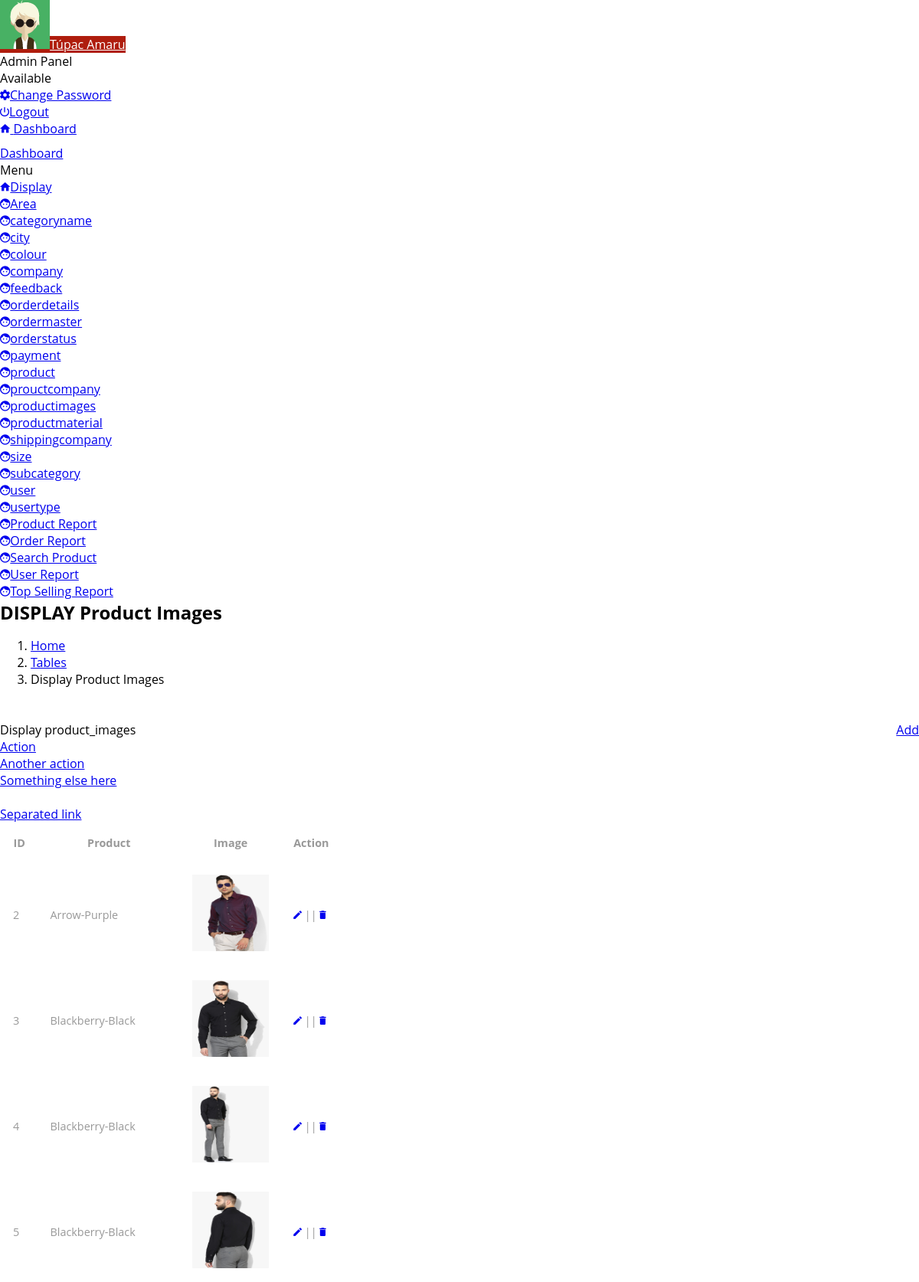
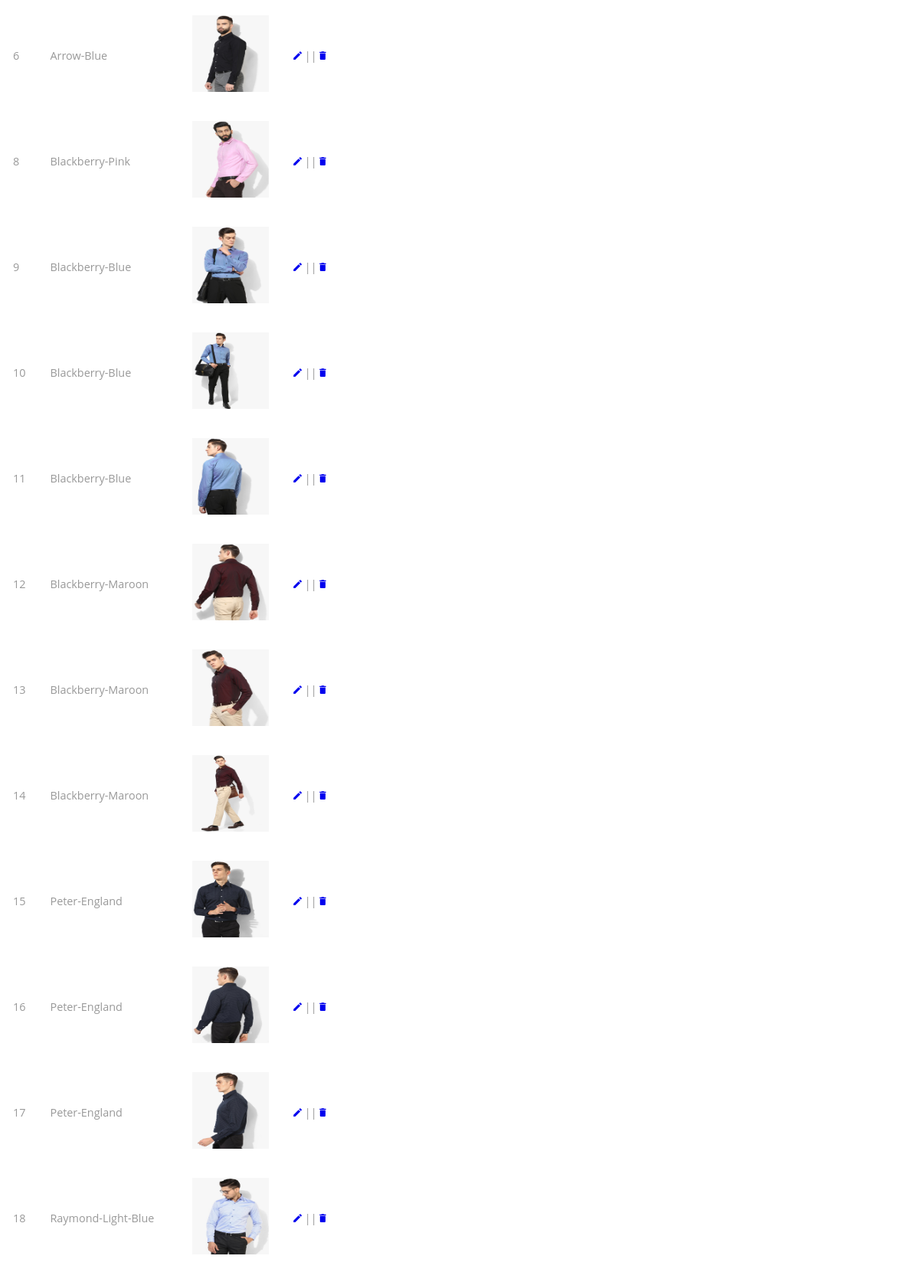
Page /admin/display-productimages.php (upper part) on the committed database (2 pictures, top to bottom).
### tables this page shows
CREATE TABLE IF NOT EXISTS `tbl_product_images` (
  `Pro_imageid` int(11) NOT NULL,
  `Pro_id` int(11) NOT NULL,
  `Image_url` varchar(100) NOT NULL,
  `is_active` int(11) NOT NULL DEFAULT '1',
  `is_delete` int(11) NOT NULL DEFAULT '0',
  `insert_datatime` timestamp NOT NULL DEFAULT CURRENT_TIMESTAMP
);

CREATE TABLE IF NOT EXISTS `tbl_product` (
  `Product_id` int(11) NOT NULL,
  `Product_name` varchar(20) NOT NULL,
  `Details` varchar(40) NOT NULL,
  `Price` int(11) NOT NULL,
  `Qty` int(11) NOT NULL,
  `Sub_cat_id` int(11) NOT NULL,
  `Size_id` int(11) NOT NULL,
  `Color_id` int(11) NOT NULL,
  `Mat_code_id` int(11) NOT NULL,
  `is_active` int(11) NOT NULL DEFAULT '1',
  `is_delete` int(11) NOT NULL DEFAULT '0',
  `insert_datatime` timestamp NOT NULL DEFAULT CURRENT_TIMESTAMP
);

### admin/display-productimages.php (the view, shortened to what this page needs)
<!DOCTYPE html>
<html lang="en">
<head>
    <link rel="stylesheet" type="text/css" href="assets/lib/perfect-scrollbar/css/perfect-scrollbar.min.css"/>
    <link rel="stylesheet" type="text/css" href="assets/lib/material-design-icons/css/material-design-iconic-font.min.css"/>
    <link rel="stylesheet" type="text/css" href="assets/lib/datetimepicker/css/bootstrap-datetimepicker.min.css"/>
    <link rel="stylesheet" type="text/css" href="assets/lib/daterangepicker/css/daterangepicker.css"/>
    <link rel="stylesheet" type="text/css" href="assets/lib/select2/css/select2.min.css"/>
    <link rel="stylesheet" type="text/css" href="assets/lib/bootstrap-slider/css/bootstrap-slider.css"/>
    <link rel="stylesheet" href="assets/css/style.css" type="text/css"/>
  </head>
  <body>
    <div class="be-wrapper">
      <?php
      include './theme-part/header.php';
      ?>
      <?php
      include './theme-part/side_bar.php';
      ?>
         <div class="be-content">
        <div class="page-head">
          <h2 class="page-head-title">DISPLAY Product Images</h2>
          <ol class="breadcrumb page-head-nav">
            <li><a href="#">Home</a></li>
            <li><a href="#">Tables</a></li>
            <li class="active">Display Product Images</li>
          </ol>
          <a href="insert-productimages.php" class="btn btn-primary" style="float: right">Add</a>
        </div>
        <div class="main-content container-fluid">
          <div class="row">
            <div class="col-sm-12">
              <div class="panel panel-default panel-table">
                <div class="panel-heading"> Display product_images
                  <div class="tools dropdown"><a href="#" type="button" data-toggle="dropdown" class="dropdown-toggle"></a>
                    <ul role="menu" class="dropdown-menu pull-right">
                      <li><a href="#">Action</a></li>
                      <li><a href="#">Another action</a></li>
                      <li><a href="#">Something else here</a></li>
                      <li class="divider"></li>
                      <li><a href="#">Separated link</a></li>
                    </ul>
                  </div>
                </div>
                <div class="panel-body">
                  <table  class="table table-striped table-hover table-fw-widget">
                    <thead>
                      <tr>
                        <th>ID</th>
                        <th>Product</th>
                        <th>Image</th>
                       <th class="tg-5xsc">Action</th>
                      </tr>
                    </thead>
 <?php
$qry = "SELECT
    `tbl_product`.*
    , `tbl_product_images`.*
FROM
    `tbl_product_images`
    INNER JOIN `tbl_product`
        ON (`tbl_product_images`.`Pro_id` = `tbl_product`.`Product_id`);";
$result = mysqli_query($conn,$qry);
 while ($row = mysqli_fetch_array($result)){
    echo "<tr>";
    echo "<td>{$row['Pro_imageid']}</td>";
    echo "<td>{$row['Product_name']}</td>";
    echo "<td><img src='upload/{$row['Image_url']}' style='width:100px;height:100px;'/></td>";
    echo "<td><a href='edit-productimages.php?eid={$row['Pro_imageid']}'><i class='mdi mdi-edit' aria-hidden='true'></i></a> || <a href='?id={$row['Pro_imageid']}'><i class='mdi mdi-delete' aria-hidden='true'></i></a> </td>";
    echo "<tr>";
}
?>
                  </table>
                </div>
              </div>
            </div>
          </div>
        </div>
      </div>
    </div>
  </body>
</html>

### css/style.css (style rules this page uses)
body a { transition:0.5s all; -webkit-transition:0.5s all; -moz-transition:0.5s all; -o-transition:0.5s all; -ms-transition:0.5s all; }
h1,h2,h3,h4,h5,h6 { padding:0 0; margin:0 0; font-family: 'Open Sans', sans-serif; }
ul { padding:0 0; margin:0 0; }
body { padding:0 0; margin:0 0; font-family: 'Open Sans', sans-serif; }
.table > thead > tr > th, .table > tbody > tr > th, .table > tfoot > tr > th, .table > thead > tr > td, .table > tbody > tr > td, .table > tfoot > tr > td { border-top: none !important; }
.table td, .table>tbody>tr>td, .table>tbody>tr>th, .table>tfoot>tr>td, .table>tfoot>tr>th, .table>thead>tr>td, .table>thead>tr>th { padding: 15px!important; }
.table > thead > tr > th, .table > tbody > tr > th, .table > tfoot > tr > th, .table > thead > tr > td, .table > tbody > tr > td, .table > tfoot > tr > td { font-size: 0.9em; color: #999; border-top: none !important; }
ol { margin-bottom: 44px; }

### rows in the picture
tbl_product_images: Pro_imageid "2", tbl_product.Product_name "Arrow-Purple", Image_url (picture)
tbl_product_images: Pro_imageid "3", tbl_product.Product_name "Blackberry-Black", Image_url (picture)
tbl_product_images: Pro_imageid "4", tbl_product.Product_name "Blackberry-Black", Image_url (picture)
tbl_product_images: Pro_imageid "5", tbl_product.Product_name "Blackberry-Black", Image_url (picture)
tbl_product_images: Pro_imageid "6", tbl_product.Product_name "Arrow-Blue", Image_url (picture)
tbl_product_images: Pro_imageid "8", tbl_product.Product_name "Blackberry-Pink", Image_url (picture)
tbl_product_images: Pro_imageid "9", tbl_product.Product_name "Blackberry-Blue", Image_url (picture)
tbl_product_images: Pro_imageid "10", tbl_product.Product_name "Blackberry-Blue", Image_url (picture)
tbl_product_images: Pro_imageid "11", tbl_product.Product_name "Blackberry-Blue", Image_url (picture)
tbl_product_images: Pro_imageid "12", tbl_product.Product_name "Blackberry-Maroon", Image_url (picture)
tbl_product_images: Pro_imageid "13", tbl_product.Product_name "Blackberry-Maroon", Image_url (picture)
tbl_product_images: Pro_imageid "14", tbl_product.Product_name "Blackberry-Maroon", Image_url (picture)
tbl_product_images: Pro_imageid "15", tbl_product.Product_name "Peter-England", Image_url (picture)
tbl_product_images: Pro_imageid "16", tbl_product.Product_name "Peter-England", Image_url (picture)
tbl_product_images: Pro_imageid "17", tbl_product.Product_name "Peter-England", Image_url (picture)
tbl_product_images: Pro_imageid "18", tbl_product.Product_name "Raymond-Light-Blue", Image_url (picture)
